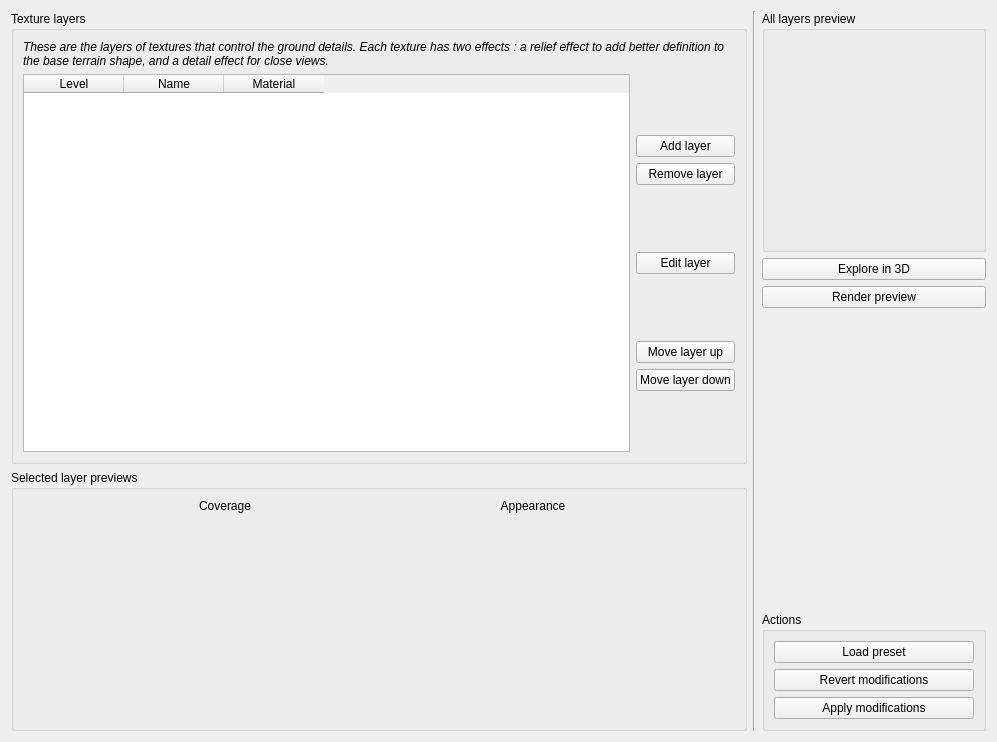
<?xml version="1.0" encoding="UTF-8"?>
<ui version="4.0">
 <class>MainTexturesForm</class>
 <widget class="QWidget" name="MainTexturesForm">
  <property name="geometry">
   <rect>
    <x>0</x>
    <y>0</y>
    <width>997</width>
    <height>742</height>
   </rect>
  </property>
  <property name="windowTitle">
   <string>Form</string>
  </property>
  <layout class="QHBoxLayout" name="horizontalLayout">
   <item>
    <layout class="QVBoxLayout" name="verticalLayout">
     <item>
      <widget class="QGroupBox" name="groupBox_2">
       <property name="title">
        <string>Texture layers</string>
       </property>
       <property name="flat">
        <bool>true</bool>
       </property>
       <layout class="QVBoxLayout" name="verticalLayout_6">
        <item>
         <widget class="QLabel" name="label_6">
          <property name="font">
           <font>
            <italic>true</italic>
           </font>
          </property>
          <property name="text">
           <string>These are the layers of textures that control the ground details. Each texture has two effects : a relief effect to add better definition to the base terrain shape, and a detail effect for close views.</string>
          </property>
          <property name="textFormat">
           <enum>Qt::AutoText</enum>
          </property>
          <property name="wordWrap">
           <bool>true</bool>
          </property>
         </widget>
        </item>
        <item>
         <layout class="QHBoxLayout" name="horizontalLayout_2">
          <item>
           <widget class="QTableWidget" name="layersGrid">
            <property name="editTriggers">
             <set>QAbstractItemView::NoEditTriggers</set>
            </property>
            <property name="selectionMode">
             <enum>QAbstractItemView::SingleSelection</enum>
            </property>
            <property name="selectionBehavior">
             <enum>QAbstractItemView::SelectRows</enum>
            </property>
            <attribute name="horizontalHeaderHighlightSections">
             <bool>false</bool>
            </attribute>
            <attribute name="verticalHeaderVisible">
             <bool>false</bool>
            </attribute>
            <column>
             <property name="text">
              <string>Level</string>
             </property>
            </column>
            <column>
             <property name="text">
              <string>Name</string>
             </property>
            </column>
            <column>
             <property name="text">
              <string>Material</string>
             </property>
            </column>
           </widget>
          </item>
          <item>
           <layout class="QVBoxLayout" name="verticalLayout_3">
            <item>
             <spacer name="verticalSpacer_4">
              <property name="orientation">
               <enum>Qt::Vertical</enum>
              </property>
              <property name="sizeHint" stdset="0">
               <size>
                <width>20</width>
                <height>40</height>
               </size>
              </property>
             </spacer>
            </item>
            <item>
             <widget class="QPushButton" name="layer_add">
              <property name="text">
               <string>Add layer</string>
              </property>
              <property name="icon">
               <iconset resource="../../../data/ui_pictures.qrc">
                <normaloff>:/buttons/logo/images/layer_add.png</normaloff>:/buttons/logo/images/layer_add.png</iconset>
              </property>
              <property name="iconSize">
               <size>
                <width>32</width>
                <height>32</height>
               </size>
              </property>
              <property name="flat">
               <bool>false</bool>
              </property>
             </widget>
            </item>
            <item>
             <widget class="QPushButton" name="layer_del">
              <property name="text">
               <string>Remove layer</string>
              </property>
              <property name="icon">
               <iconset resource="../../../data/ui_pictures.qrc">
                <normaloff>:/buttons/logo/images/layer_del.png</normaloff>:/buttons/logo/images/layer_del.png</iconset>
              </property>
              <property name="iconSize">
               <size>
                <width>32</width>
                <height>32</height>
               </size>
              </property>
             </widget>
            </item>
            <item>
             <spacer name="verticalSpacer_3">
              <property name="orientation">
               <enum>Qt::Vertical</enum>
              </property>
              <property name="sizeType">
               <enum>QSizePolicy::MinimumExpanding</enum>
              </property>
              <property name="sizeHint" stdset="0">
               <size>
                <width>20</width>
                <height>40</height>
               </size>
              </property>
             </spacer>
            </item>
            <item>
             <widget class="QPushButton" name="layer_edit">
              <property name="text">
               <string>Edit layer</string>
              </property>
              <property name="icon">
               <iconset resource="../../../data/ui_pictures.qrc">
                <normaloff>:/buttons/logo/images/layer_rename.png</normaloff>:/buttons/logo/images/layer_rename.png</iconset>
              </property>
              <property name="iconSize">
               <size>
                <width>32</width>
                <height>32</height>
               </size>
              </property>
             </widget>
            </item>
            <item>
             <spacer name="verticalSpacer_2">
              <property name="orientation">
               <enum>Qt::Vertical</enum>
              </property>
              <property name="sizeType">
               <enum>QSizePolicy::MinimumExpanding</enum>
              </property>
              <property name="sizeHint" stdset="0">
               <size>
                <width>20</width>
                <height>40</height>
               </size>
              </property>
             </spacer>
            </item>
            <item>
             <widget class="QPushButton" name="layer_up">
              <property name="text">
               <string>Move layer up</string>
              </property>
              <property name="icon">
               <iconset resource="../../../data/ui_pictures.qrc">
                <normaloff>:/buttons/logo/images/layer_up.png</normaloff>:/buttons/logo/images/layer_up.png</iconset>
              </property>
              <property name="iconSize">
               <size>
                <width>32</width>
                <height>32</height>
               </size>
              </property>
             </widget>
            </item>
            <item>
             <widget class="QPushButton" name="layer_down">
              <property name="text">
               <string>Move layer down</string>
              </property>
              <property name="icon">
               <iconset resource="../../../data/ui_pictures.qrc">
                <normaloff>:/buttons/logo/images/layer_down.png</normaloff>:/buttons/logo/images/layer_down.png</iconset>
              </property>
              <property name="iconSize">
               <size>
                <width>32</width>
                <height>32</height>
               </size>
              </property>
             </widget>
            </item>
            <item>
             <spacer name="verticalSpacer_5">
              <property name="orientation">
               <enum>Qt::Vertical</enum>
              </property>
              <property name="sizeHint" stdset="0">
               <size>
                <width>20</width>
                <height>40</height>
               </size>
              </property>
             </spacer>
            </item>
           </layout>
          </item>
         </layout>
        </item>
       </layout>
      </widget>
     </item>
     <item>
      <widget class="QGroupBox" name="groupBox_3">
       <property name="title">
        <string>Selected layer previews</string>
       </property>
       <layout class="QGridLayout" name="gridLayout">
        <item row="2" column="1">
         <widget class="BasePreview" name="preview_texture" native="true">
          <property name="sizePolicy">
           <sizepolicy hsizetype="Fixed" vsizetype="Fixed">
            <horstretch>0</horstretch>
            <verstretch>0</verstretch>
           </sizepolicy>
          </property>
          <property name="minimumSize">
           <size>
            <width>200</width>
            <height>200</height>
           </size>
          </property>
          <property name="maximumSize">
           <size>
            <width>200</width>
            <height>200</height>
           </size>
          </property>
         </widget>
        </item>
        <item row="1" column="0">
         <widget class="QLabel" name="label">
          <property name="text">
           <string>Coverage</string>
          </property>
          <property name="alignment">
           <set>Qt::AlignCenter</set>
          </property>
         </widget>
        </item>
        <item row="2" column="0">
         <widget class="BasePreview" name="preview_coverage" native="true">
          <property name="sizePolicy">
           <sizepolicy hsizetype="Fixed" vsizetype="Fixed">
            <horstretch>0</horstretch>
            <verstretch>0</verstretch>
           </sizepolicy>
          </property>
          <property name="minimumSize">
           <size>
            <width>200</width>
            <height>200</height>
           </size>
          </property>
          <property name="maximumSize">
           <size>
            <width>200</width>
            <height>200</height>
           </size>
          </property>
         </widget>
        </item>
        <item row="1" column="1">
         <widget class="QLabel" name="label_5">
          <property name="text">
           <string>Appearance</string>
          </property>
          <property name="alignment">
           <set>Qt::AlignCenter</set>
          </property>
         </widget>
        </item>
       </layout>
      </widget>
     </item>
    </layout>
   </item>
   <item>
    <widget class="Line" name="line">
     <property name="orientation">
      <enum>Qt::Vertical</enum>
     </property>
    </widget>
   </item>
   <item>
    <layout class="QVBoxLayout" name="verticalLayout_2">
     <item>
      <widget class="QGroupBox" name="groupBox">
       <property name="title">
        <string>All layers preview</string>
       </property>
       <property name="flat">
        <bool>true</bool>
       </property>
       <layout class="QVBoxLayout" name="verticalLayout_4">
        <item>
         <widget class="BasePreview" name="preview_cumul" native="true">
          <property name="sizePolicy">
           <sizepolicy hsizetype="Fixed" vsizetype="Fixed">
            <horstretch>0</horstretch>
            <verstretch>0</verstretch>
           </sizepolicy>
          </property>
          <property name="minimumSize">
           <size>
            <width>200</width>
            <height>200</height>
           </size>
          </property>
          <property name="maximumSize">
           <size>
            <width>200</width>
            <height>200</height>
           </size>
          </property>
         </widget>
        </item>
       </layout>
      </widget>
     </item>
     <item>
      <widget class="QPushButton" name="button_explore">
       <property name="text">
        <string>Explore in 3D</string>
       </property>
       <property name="icon">
        <iconset resource="../../../data/ui_pictures.qrc">
         <normaloff>:/buttons/logo/images/explore.png</normaloff>:/buttons/logo/images/explore.png</iconset>
       </property>
      </widget>
     </item>
     <item>
      <widget class="QPushButton" name="button_render">
       <property name="text">
        <string>Render preview</string>
       </property>
       <property name="icon">
        <iconset resource="../../../data/ui_pictures.qrc">
         <normaloff>:/buttons/logo/images/render.png</normaloff>:/buttons/logo/images/render.png</iconset>
       </property>
      </widget>
     </item>
     <item>
      <spacer name="verticalSpacer">
       <property name="orientation">
        <enum>Qt::Vertical</enum>
       </property>
       <property name="sizeHint" stdset="0">
        <size>
         <width>20</width>
         <height>40</height>
        </size>
       </property>
      </spacer>
     </item>
     <item>
      <widget class="QGroupBox" name="groupBox_4">
       <property name="title">
        <string>Actions</string>
       </property>
       <property name="flat">
        <bool>true</bool>
       </property>
       <layout class="QVBoxLayout" name="verticalLayout_5">
        <item>
         <widget class="QPushButton" name="button_preset">
          <property name="text">
           <string>Load preset</string>
          </property>
          <property name="icon">
           <iconset resource="../../../data/ui_pictures.qrc">
            <normaloff>:/buttons/logo/images/auto.png</normaloff>:/buttons/logo/images/auto.png</iconset>
          </property>
         </widget>
        </item>
        <item>
         <widget class="QPushButton" name="button_revert">
          <property name="text">
           <string>Revert modifications</string>
          </property>
          <property name="icon">
           <iconset resource="../../../data/ui_pictures.qrc">
            <normaloff>:/buttons/logo/images/revert.png</normaloff>:/buttons/logo/images/revert.png</iconset>
          </property>
         </widget>
        </item>
        <item>
         <widget class="QPushButton" name="button_apply">
          <property name="text">
           <string>Apply modifications</string>
          </property>
          <property name="icon">
           <iconset resource="../../../data/ui_pictures.qrc">
            <normaloff>:/buttons/logo/images/apply.png</normaloff>:/buttons/logo/images/apply.png</iconset>
          </property>
         </widget>
        </item>
       </layout>
      </widget>
     </item>
    </layout>
   </item>
  </layout>
 </widget>
 <customwidgets>
  <customwidget>
   <class>BasePreview</class>
   <extends>QWidget</extends>
   <header>basepreview.h</header>
   <container>1</container>
  </customwidget>
 </customwidgets>
 <resources>
  <include location="../../../data/ui_pictures.qrc"/>
 </resources>
 <connections/>
</ui>
